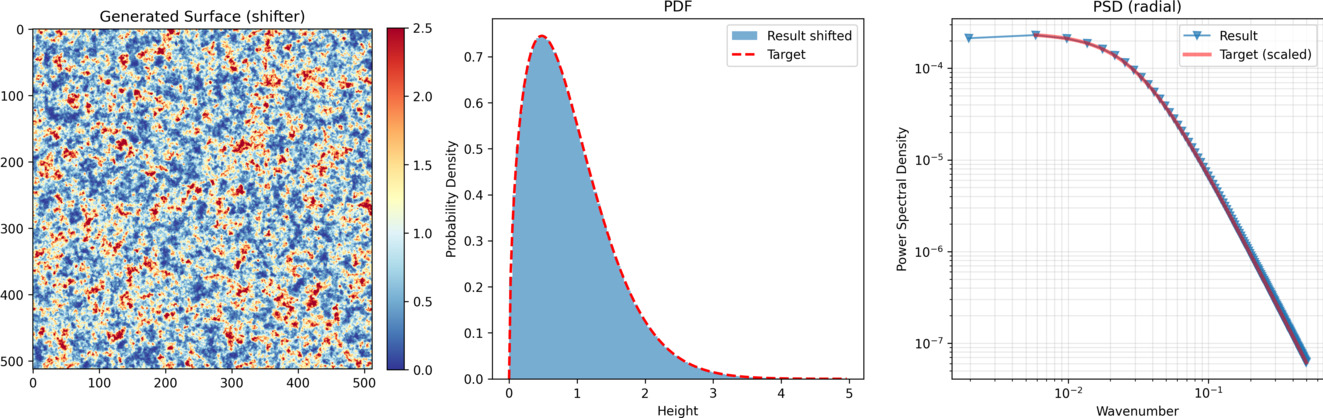

This figure's Python source:
import numpy as np
import matplotlib.pyplot as plt
from scipy import stats
from numpy.fft import fftn, ifftn, fftfreq

from rfgen import arbitrary_pdf_psd_field, psd_radial_average

def main():
    N = 512

    # Target PDF
    c = 1.5
    loc = 0.0
    scale = 1.0
    def pdf_func(z):
        return stats.weibull_min.pdf(z, c=c, loc=loc, scale=scale)
    
    # Target PSD
    alpha = 0.001
    H = 0.5
    def psd_func(k):
        val = (alpha + k**2)**(-(1+H)) 
        return val

    # Generate field with prescribed PSD and PDF
    field, psd_scale = arbitrary_pdf_psd_field(dim=2, N=N, psd_func=psd_func, pdf_func=pdf_func, verbose=True, return_psd_scale=True)
    
    # Plot results
    fig, ax = plt.subplots(1, 3, figsize=(15, 5))

    # 1. Surface
    vmin = -0.
    vmax =  2.5
    im = ax[0].imshow(field - np.min(field), cmap='RdYlBu_r', vmin=vmin, vmax=vmax)
    fig.colorbar(im, ax=ax[0], fraction=0.046, pad=0.04)
    ax[0].set_title("Generated Surface (shifter)")

    # 2. PDF
    flat = field.flatten()
    flat -= np.min(flat)
    x_vals = np.linspace(min(flat), max(flat), 200)
    ax[1].hist(flat, bins=100, density=True, alpha=0.6, label="Result shifted")
    ax[1].plot(x_vals, pdf_func(x_vals), "r--", lw=2, label="Target")
    ax[1].set_title("PDF")
    ax[1].set_xlabel("Height")
    ax[1].set_ylabel("Probability Density")
    ax[1].legend()

    # 3. PSD
    k, psd = psd_radial_average(field)
    ax[2].loglog(k, psd, "v-", label="Result",  alpha=0.7)

    # Target PSD (scaled for shape comparison)
    k_target = np.linspace(k[1], k[-1], 500)
    target_vals = psd_func(k_target)
    # Scale factor to align peaks for visual comparison
    scale = 1.0
    if np.max(target_vals) > 0:
        scale = np.max(psd) / np.max(target_vals)
    
    ax[2].loglog(k_target, target_vals * scale, "-", color="r", lw=3, label="Target (scaled)", alpha=0.5)
    ax[2].set_title("PSD (radial)")
    ax[2].set_xlabel("Wavenumber")
    ax[2].set_ylabel("Power Spectral Density")
    ax[2].legend()
    ax[2].grid(True, which="both", alpha=0.3)

    plt.tight_layout()
    plt.show()
    fig.savefig("psd_pdf_control_example.png", dpi=300, bbox_inches="tight", pad_inches=0)

if __name__ == "__main__":
    main()